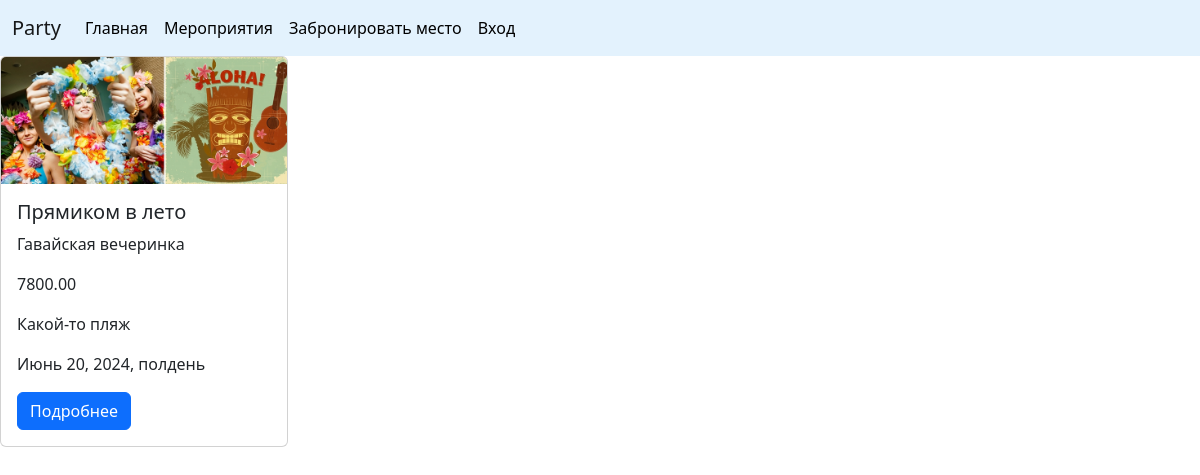
Screenshot of /events/ with the database file from the repository.
### events/models.py (models this page shows)
class Events(models.Model):
    name = models.CharField(max_length=128, verbose_name='Названние')
    description = models.TextField(verbose_name='Описание')
    topic = models.ForeignKey(Topic, on_delete=models.CASCADE, verbose_name='Тематика')
    image = models.ImageField(upload_to="%Y/%m/%d", verbose_name='Изображение')
    video = models.CharField(max_length=128, verbose_name='Видео')
    date = models.DateTimeField(verbose_name='Дата проведения')
    place = models.CharField(max_length=128, verbose_name='Место проведения')
    price = models.DecimalField(max_digits=8, decimal_places=2, verbose_name='Цена')
    seats = models.CharField(max_length=128, verbose_name='Количество мест')
    class Meta:
        verbose_name = 'Мероприятие'
        verbose_name_plural = 'Мероприятия'

class Topic(models.Model):
    name = models.CharField(max_length=128, verbose_name='Название')
    class Meta:
        verbose_name = 'Тематика'
        verbose_name_plural = 'Тематики'
    def __str__(self):
        return self.name

### events/views.py (the view)
# urls.py: path('', EventsListView.as_view(), name='events'),
class EventsListView(ListView):
    model = Events
    context_object_name = 'events'
    template_name = 'evetns/events_list.html'

### events/templates/evetns/events_list.html (shortened to what this page needs)
{% extends 'root.html' %}
{% block content %}
    {% for events in events %}
        <div class="card" style="width: 18rem;">
          <img src="{{ events.image.url }}" class="card-img-top" alt="...">
          <div class="card-body">
            <h5 class="card-title">{{ events.name }}</h5>
            <p class="card-text">{{ events.topic }}</p>
            <p class="card-text">{{ events.price }}</p>
            <p class="card-text">{{ events.place }}</p>
            <p class="card-text">{{ events.date }}</p>
            <a href="{% url 'events:event_detail' events.pk %}" class="btn btn-primary">Подробнее</a>
          </div>
        </div>
    {% endfor %}
{% endblock %}

### templates/root.html (shortened to what this page needs)
{% load static %}
<!DOCTYPE html>
<html lang="en">
<head>
    <link rel="stylesheet" href="{% static 'css/bootstrap.min.css' %}">
</head>
<body>
<nav class="navbar navbar-expand-lg bg-body-tertiary" style="background-color: #e3f2fd;">
  <div class="container-fluid">
    <a class="navbar-brand" href="#">Party</a>
    <div class="collapse navbar-collapse" id="navbarNav">
      <ul class="navbar-nav">
        <li class="nav-item">
          <a class="nav-link active text-black" aria-current="page" href="#">Главная</a>
        </li>
        <li class="nav-item">
          <a class="nav-link text-black" href="#">Мероприятия</a>
        </li>
        <li class="nav-item">
          <a class="nav-link text-black" href="#">Забронировать место</a>
        </li>
        <li class="nav-item">
          <a class="nav-link text-black" href="#">Вход</a>
        </li>
      </ul>
    </div>
  </div>
</nav>
{% block content %}
{% endblock %}
</body>
</html>

### rows the page displays
Events: image (picture), name "Прямиком в лето", topic "Гавайская вечеринка", price "7800.00", place "Какой-то пляж", date "Июнь 20, 2024, полдень"
